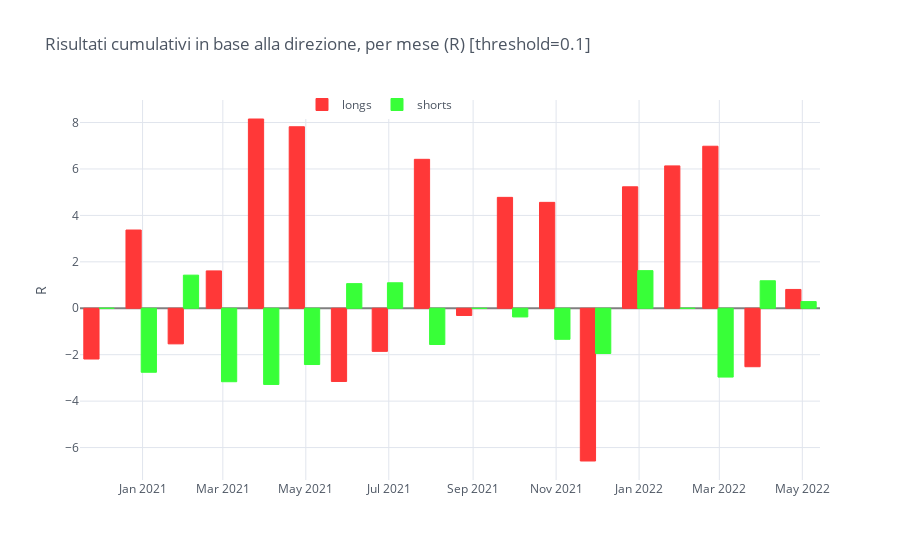

Notebook code cell kept with this figure:
### Code cell
df = df64.copy()
threshold = 0.1
longs = df[df.side == 'BUY']
shorts = df[df.side == 'SELL']

df['longs'] = longs.result
df['shorts'] = shorts.result

df.set_index('close').groupby(pd.Grouper(freq='M')).sum()[['longs', 'shorts']].iplot(
    kind='bar', barmode='group', colors=cf_colors, opacity=1, yTitle='R', legend='top', zerolinecolor='grey',
    title=f'Risultati cumulativi in base alla direzione, per mese (R) [threshold={threshold}]')

### Figure 1 — Plotly figure (JSON) as saved in the notebook; plotly's stock layout.template omitted (floating-point values rounded to 4 significant figures)
{"data": [{"marker": {"color": "rgba(255, 56, 56, 1)", "line": {"color": "rgba(255, 56, 56, 1.0)", "width": 1}}, "name": "longs", "orientation": "v", "text": "", "type": "bar", "x": ["2020-11-30 00:00:00+00:00", "2020-12-31 00:00:00+00:00", "2021-01-31 00:00:00+00:00", "2021-02-28 00:00:00+00:00", "2021-03-31 00:00:00+00:00", "2021-04-30 00:00:00+00:00", "2021-05-31 00:00:00+00:00", "2021-06-30 00:00:00+00:00", "2021-07-31 00:00:00+00:00", "2021-08-31 00:00:00+00:00", "2021-09-30 00:00:00+00:00", "2021-10-31 00:00:00+00:00", "2021-11-30 00:00:00+00:00", "2021-12-31 00:00:00+00:00", "2022-01-31 00:00:00+00:00", "2022-02-28 00:00:00+00:00", "2022-03-31 00:00:00+00:00", "2022-04-30 00:00:00+00:00"], "y": [-2.186, 3.37, -1.533, 1.609, 8.153, 7.819, -3.153, -1.856, 6.416, -0.31, 4.777, 4.562, -6.579, 5.232, 6.133, 6.98, -2.518, 0.8112]}, {"marker": {"color": "rgba(56, 255, 56, 1)", "line": {"color": "rgba(56, 255, 56, 1.0)", "width": 1}}, "name": "shorts", "orientation": "v", "text": "", "type": "bar", "x": ["2020-11-30 00:00:00+00:00", "2020-12-31 00:00:00+00:00", "2021-01-31 00:00:00+00:00", "2021-02-28 00:00:00+00:00", "2021-03-31 00:00:00+00:00", "2021-04-30 00:00:00+00:00", "2021-05-31 00:00:00+00:00", "2021-06-30 00:00:00+00:00", "2021-07-31 00:00:00+00:00", "2021-08-31 00:00:00+00:00", "2021-09-30 00:00:00+00:00", "2021-10-31 00:00:00+00:00", "2021-11-30 00:00:00+00:00", "2021-12-31 00:00:00+00:00", "2022-01-31 00:00:00+00:00", "2022-02-28 00:00:00+00:00", "2022-03-31 00:00:00+00:00", "2022-04-30 00:00:00+00:00"], "y": [0.0, -2.756, 1.427, -3.164, -3.281, -2.423, 1.061, 1.098, -1.561, -0.006892, -0.374, -1.337, -1.948, 1.62, 0.0, -2.964, 1.185, 0.2882]}], "layout": {"barmode": "group", "legend": {"bgcolor": "#FFFFFF", "font": {"color": "#4D5663"}, "orientation": "h", "x": 0.3, "y": 0.95, "yanchor": "bottom"}, "paper_bgcolor": "#FFFFFF", "plot_bgcolor": "#FFFFFF", "showlegend": true, "title": {"font": {"color": "#4D5663"}, "text": "Risultati cumulativi in base alla direzione, per mese (R) [threshold=0.1]"}, "xaxis": {"gridcolor": "#E1E5ED", "showgrid": true, "tickfont": {"color": "#4D5663"}, "title": {"font": {"color": "#4D5663"}, "text": ""}, "zerolinecolor": "grey"}, "yaxis": {"gridcolor": "#E1E5ED", "showgrid": true, "tickfont": {"color": "#4D5663"}, "title": {"font": {"color": "#4D5663"}, "text": "R"}, "zerolinecolor": "grey"}}}
